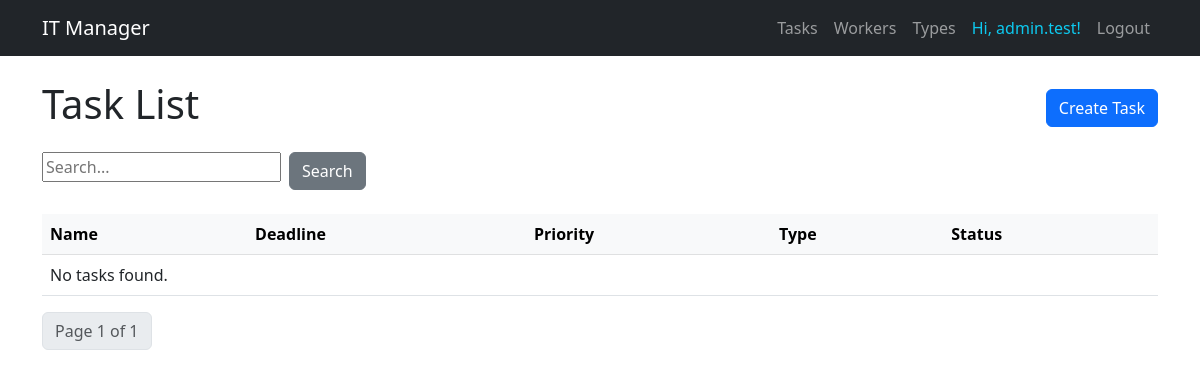
/tasks/ (signed in), run on an earlier commit of the app's database.
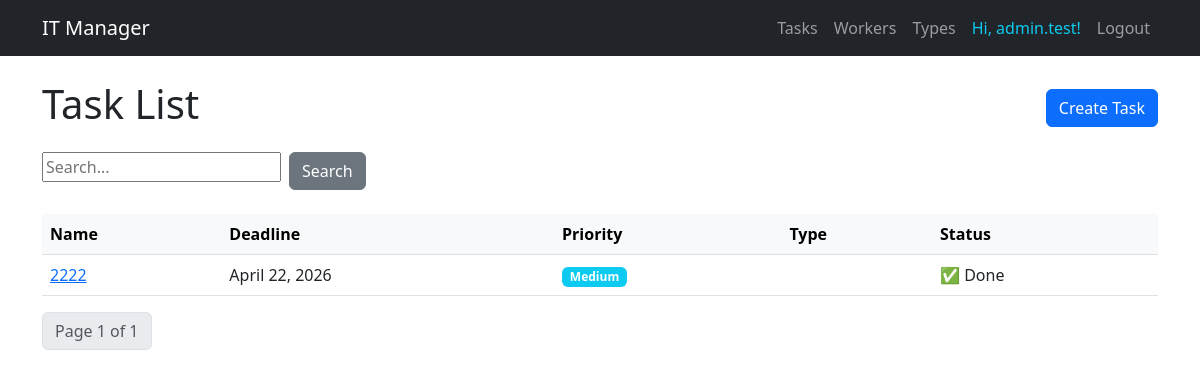
And on a later commit of the database.
### task_manager/models.py (models this page shows, shortened)
class Worker(AbstractUser):
    position = models.ForeignKey(
        Position,
        on_delete=models.SET_NULL,
        related_name="workers",
        null=True,
        blank=True
    )
    class Meta:
        verbose_name = "worker"
        verbose_name_plural = "workers"
        ordering = ["username"]

class Task(models.Model):
    PRIORITY_CHOICES = [
        ("Urgent", "Urgent"),
        ("High", "High"),
        ("Medium", "Medium"),
        ("Low", "Low"),
    ]
    name = models.CharField(max_length=255)
    description = models.TextField(blank=True)
    deadline = models.DateField(null=True, blank=True)
    is_completed = models.BooleanField(default=False)
    priority = models.CharField(
        max_length=10,
        choices=PRIORITY_CHOICES,
        default="Medium"
    )
    task_type = models.ForeignKey(
        TaskType,
        on_delete=models.SET_NULL,
        related_name="tasks",
        null=True,
        blank=True
    )
    assignees = models.ManyToManyField(
        settings.AUTH_USER_MODEL,
        related_name="tasks",
        blank=True
    )
    class Meta:
        ordering = ["deadline"]
        verbose_name = "task"
        verbose_name_plural = "tasks"

### task_manager/views.py (the view)
# urls.py: path("tasks/", TaskListView.as_view(), name="task-list"),
class TaskListView(LoginRequiredMixin, generic.ListView):
    model = Task
    paginate_by = 5
    template_name = "task_manager/task_list.html"
    def get_queryset(self):
        queryset = Task.objects.select_related("task_type")
        search_query = self.request.GET.get("queryset", "").strip()
        if search_query:
            return queryset.filter(name__icontains=search_query)
        return queryset
    def get_context_data(self, **kwargs):
        context = super().get_context_data(**kwargs)
        context["search_form"] = SearchForm(self.request.GET)
        return context

### task_manager/forms.py
class SearchForm(forms.Form):
    queryset = forms.CharField(
        max_length=255,
        required=False,
        label="",
        widget=forms.TextInput(attrs={"placeholder": "Search..."})
    )

### templates/task_manager/task_list.html (shortened to what this page needs)
{% extends "task_manager/base.html" %}
{% block content %}
  <div class="d-flex justify-content-between align-items-center mb-3">
    <h1>Task List</h1>
    <a href="{% url 'task_manager:task-create' %}" class="btn btn-primary">Create Task</a>
  </div>
  <form method="get" class="row g-2 mb-4">
    <div class="col-auto">
      {{ search_form.queryset }}
    </div>
    <div class="col-auto">
      <button type="submit" class="btn btn-secondary">Search</button>
    </div>
  </form>
  <table class="table table-hover">
    <thead class="table-light">
      <tr>
        <th>Name</th>
        <th>Deadline</th>
        <th>Priority</th>
        <th>Type</th>
        <th>Status</th>
      </tr>
    </thead>
    <tbody>
      {% for task in task_list %}
        <tr>
          <td><a href="{% url 'task_manager:task-detail' pk=task.id %}">{{ task.name }}</a></td>
          <td>{{ task.deadline }}</td>
          <td><span class="badge {% if task.priority == 'Urgent' %}bg-danger{% else %}bg-info{% endif %}">{{ task.priority }}</span></td>
          <td>{{ task.task_type.name }}</td>
          <td>{% if task.is_completed %}✅ Done{% else %}🔄 In Progress{% endif %}</td>
        </tr>
      {% empty %}
        <tr><td colspan="5">No tasks found.</td></tr>
      {% endfor %}
    </tbody>
  </table>
  <nav>
    <ul class="pagination">
      <li class="page-item disabled"><span class="page-link">Page {{ page_obj.number }} of {{ paginator.num_pages }}</span></li>
    </ul>
  </nav>
{% endblock %}

### templates/task_manager/base.html (shortened to what this page needs)
<!DOCTYPE html>
<html lang="en">
<head>
    <link href="https://cdn.jsdelivr.net/npm/bootstrap@5.3.0/dist/css/bootstrap.min.css" rel="stylesheet">
</head>
<body>
<nav class="navbar navbar-expand-lg navbar-dark bg-dark mb-4">
    <div class="container">
        <a class="navbar-brand" href="{% url 'task_manager:index' %}">IT Manager</a>
        <div class="navbar-nav">
            <a class="nav-link" href="{% url 'task_manager:task-list' %}">Tasks</a>
            <a class="nav-link" href="{% url 'task_manager:worker-list' %}">Workers</a>
            <a class="nav-link" href="{% url 'task_manager:task-type-list' %}">Types</a>
            {% if user.is_authenticated %}
                <span class="nav-link text-info">Hi, {{ user.username }}!</span>
                <form action="{% url 'logout' %}" method="post" class="d-inline">
                    <button type="submit" class="btn btn-link nav-link">Logout</button>
                </form>
            {% else %}
                <a class="nav-link" href="{% url 'login' %}">Login</a>
            {% endif %}
        </div>
    </div>
</nav>
<div class="container">
    {% block content %}{% endblock %}
</div>
</body>
</html>

What changed in the data, as far as the page shows it:
added Task: name "2222", deadline "April 22, 2026", priority "Medium", is_completed "✅ Done"
Also different on the page:
text no longer shown: "No tasks found."
